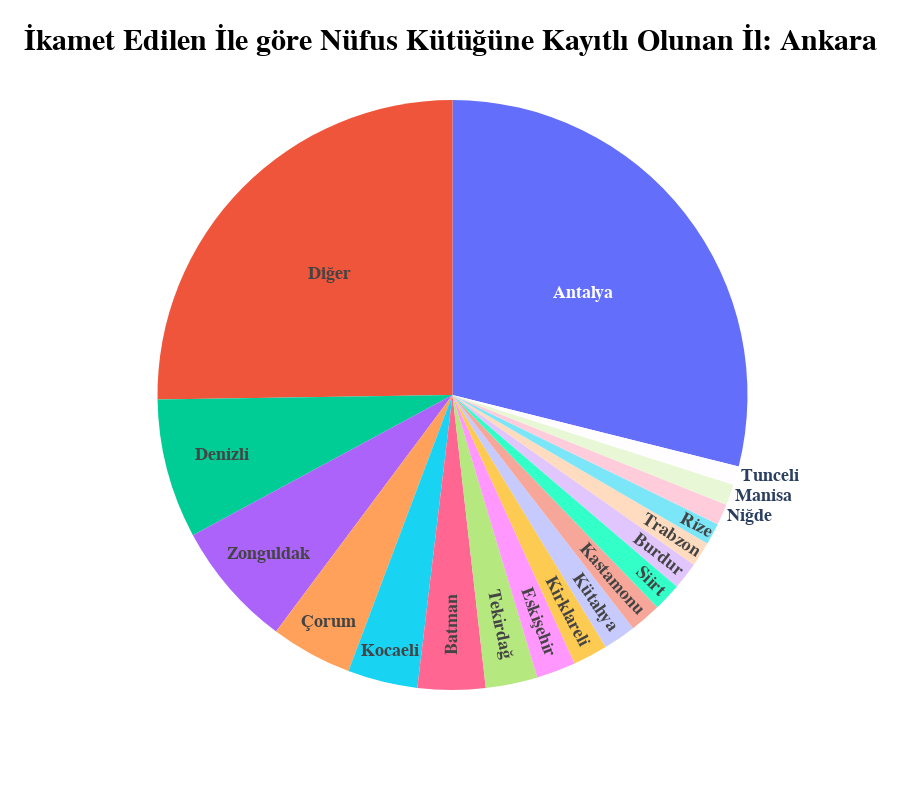

Notebook code for this chart:
### Code cell
import plotly.graph_objects as go

city_code = 6
labels = [city_code_map.get(i).capitalize() for i in df5.columns[1:] if i!=city_code]
values = df5.loc[city_code][1:]

# Group smaller categories into "Other"
threshold = 0.01 * sum(values)
labels_grouped = []
values_grouped = []
other_value = 0

for label, value in zip(labels, values):
    if value < threshold:
        other_value += value
    else:
        labels_grouped.append(label)
        values_grouped.append(value)

if other_value > 0:
    labels_grouped.append('Diğer')
    values_grouped.append(other_value)


sorted_labels_values = sorted(zip(values_grouped, labels_grouped), reverse=True)
values_grouped_sorted, labels_grouped_sorted = zip(*sorted_labels_values)

fig_age = go.Figure(
    data=[
        go.Pie(
            name="",
            labels=labels_grouped_sorted,
            values=values_grouped_sorted,
            hovertemplate="<b>%{label}</b><br>%{value} = %{percent}",
            textfont=dict(
                size=18,
                family=font_family,
                weight="bold",
            ),
            textinfo="label",  # Show labels and percentages
        )
    ]
)

# Update layout for the age figure
fig_age.update_layout(
    title_text=f"İkamet Edilen İle göre Nüfus Kütüğüne Kayıtlı Olunan İl: {city_code_map.get(city_code, "Şehir Bulunamadı").capitalize()}",
    title_x=0.5,
    height=800,  # Increase height to give more space
    width=None,   # Increase width to give more space
    margin=dict(t=100, b=100, l=100, r=100),  # Adjust margins
    title_xanchor="center",
    showlegend=False,
)

fig_age.update_layout(design)
fig_age.show()

### Figure 1 — Plotly figure (JSON) as saved in the notebook; plotly's stock layout.template omitted (floating-point values rounded to 4 significant figures)
{"data": [{"hovertemplate": "<b>%{label}</b><br>%{value} = %{percent}", "labels": ["Antalya", "Diğer", "Deni̇zli̇", "Zonguldak", "Çorum", "Kocaeli̇", "Batman", "Teki̇rdağ", "Eski̇şehi̇r", "Kirklareli̇", "Kütahya", "Kastamonu", "Si̇i̇rt", "Burdur", "Trabzon", "Ri̇ze", "Ni̇ğde", "Mani̇sa", "Tunceli̇"], "name": "", "textfont": {"family": "Verdana", "size": 18, "weight": "bold"}, "textinfo": "label", "type": "pie", "values": [1633741, 1426834, 431630, 390945, 252620, 216584, 209486, 160533, 121694, 107281, 101662, 97516, 87034, 84359, 76515, 66700, 65138, 64604, 57739]}], "layout": {"height": 800, "margin": {"b": 110, "l": 110, "r": 20, "t": 100}, "plot_bgcolor": "#f3f4f6", "showlegend": false, "title": {"font": {"color": "black", "family": "Verdana", "size": 30, "weight": "bold"}, "text": "İkamet Edilen İle göre Nüfus Kütüğüne Kayıtlı Olunan İl: Ankara", "x": 0.5, "xanchor": "center"}, "xaxis": {"gridcolor": "lightgray", "showgrid": true, "tickangle": -45, "tickfont": {"family": "Verdana", "size": 12}, "title": {"font": {"color": "black", "family": "Verdana", "size": 20, "weight": "bold"}}}, "yaxis": {"gridcolor": "lightgray", "showgrid": true, "tickfont": {"family": "Verdana", "size": 12}, "tickformat": ",", "title": {"font": {"color": "black", "family": "Verdana", "size": 20, "weight": "bold"}}}}}
